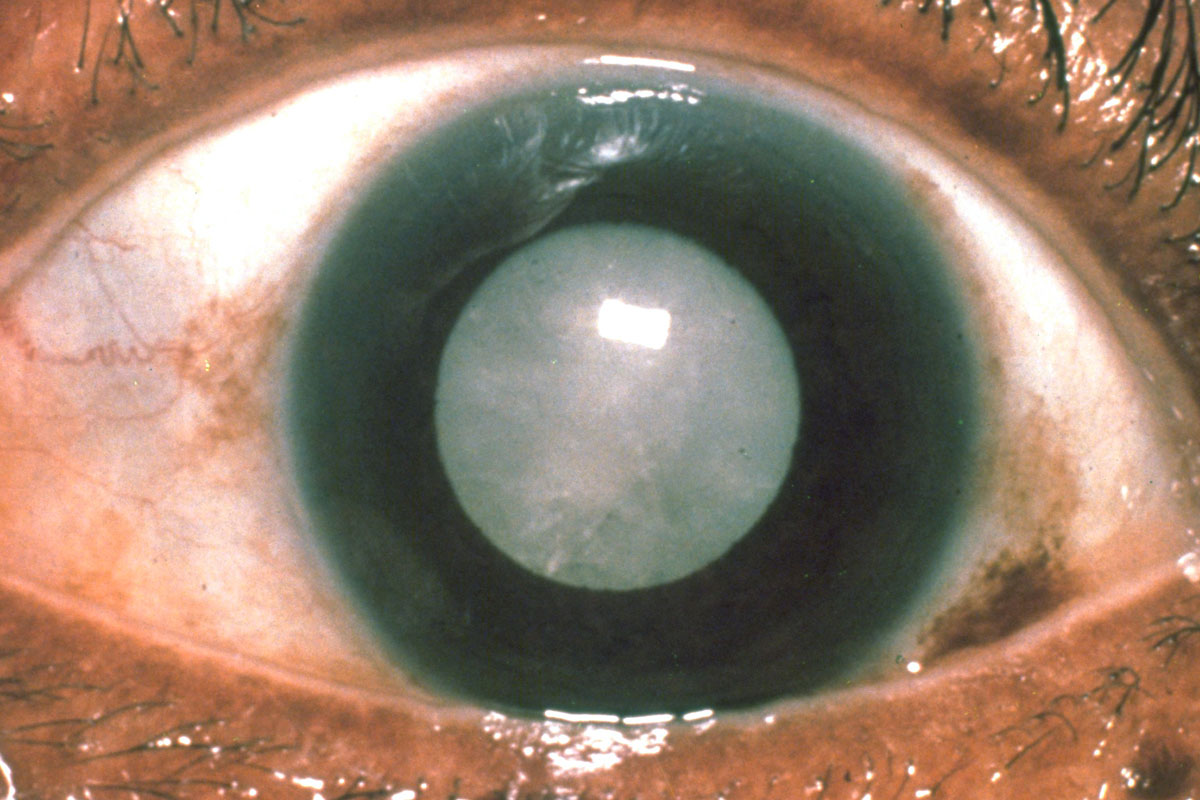
#> input picture dataset/cataract/image_246.png, 1200 x 800 px
$ python -i preprocessing.py   (imports and definitions only)
#> lines starting #> are read from the running program, lines starting #| are printed output that depends on the picture
import cv2
import numpy as np


# ---------- LOAD HAAR CASCADE ----------
eye_cascade = cv2.CascadeClassifier(
    cv2.data.haarcascades + "haarcascade_eye.xml"
)


def preprocess_image(image_path):

#> called with image_path = '../dataset/cataract/image_246.png'
    img = cv2.imread(image_path)
#> img is the input picture: shape (800, 1200, 3); mean B, G, R 106.1, 124.4, 149

    if img is None:
        raise ValueError("Image could not be loaded")

    img = cv2.resize(img, (224,224))
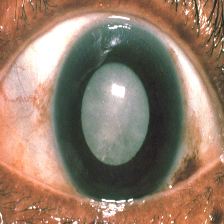
#> img: shape (224, 224, 3); mean B, G, R 106, 124.4, 149

    gray = cv2.cvtColor(img, cv2.COLOR_BGR2GRAY)
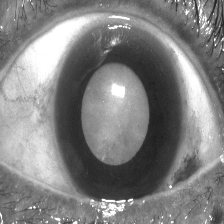
#> gray: shape (224, 224); min 29, max 255, mean 129.6

    gray = cv2.GaussianBlur(gray, (5,5), 0)
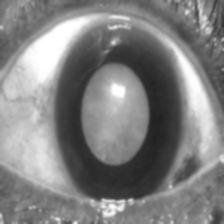
#> gray: shape (224, 224); min 33, max 255, mean 129.6

    return img, gray


# [48 lines left out: function is_eye_image, not called in this run]

>>> result = preprocess_image('../dataset/cataract/image_246.png')

$ run again, on dataset/cataract/image_247.png
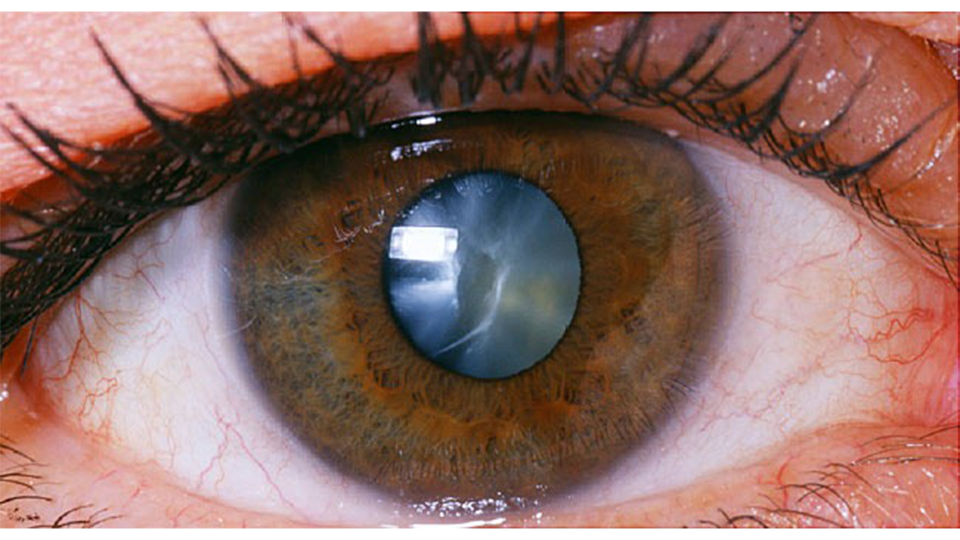
#> input picture dataset/cataract/image_247.png, 1920 x 1080 px (shown at 1/2 size)
#> in preprocess_image, img is the input picture: shape (1080, 1920, 3); mean B, G, R 102.4, 109.2, 142.9
#> in preprocess_image, `img = cv2.resize(img, (224,224))`:
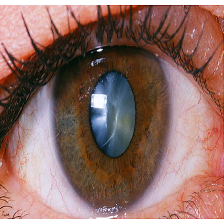
#> img: shape (224, 224, 3); mean B, G, R 102.6, 109.4, 143
#> in preprocess_image, `gray = cv2.GaussianBlur(gray, (5,5), 0)`:
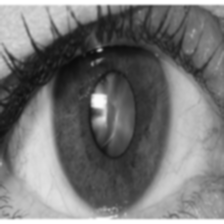
#> gray: shape (224, 224); min 11, max 255, mean 118.7

$ run again, on dataset/cataract/image_248.png
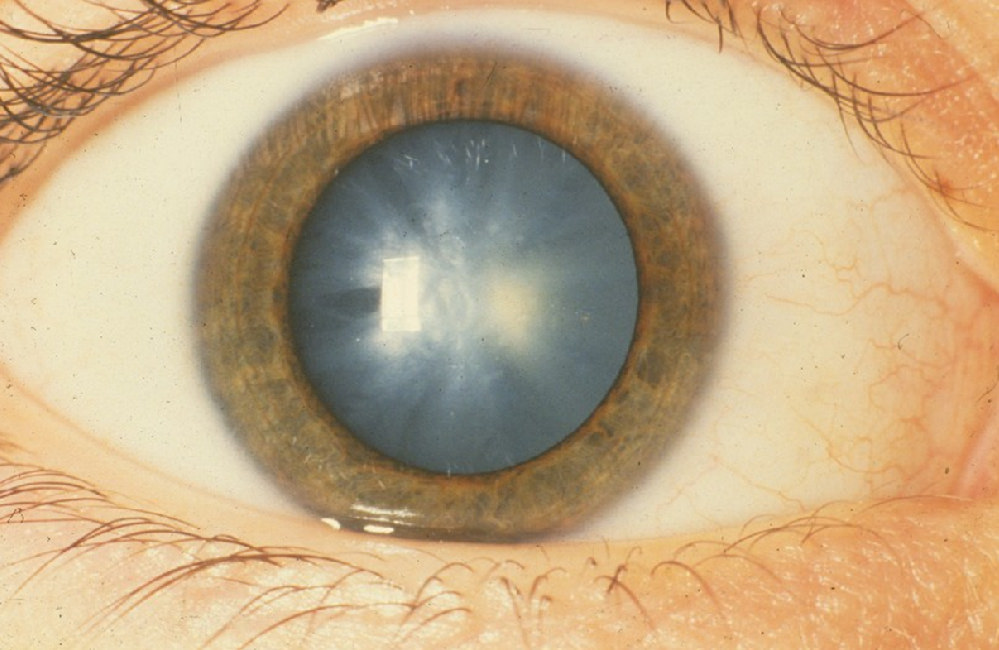
#> input picture dataset/cataract/image_248.png, 999 x 650 px
#> in preprocess_image, img is the input picture: shape (650, 999, 3); mean B, G, R 130.9, 167.9, 194.2
#> in preprocess_image, `img = cv2.resize(img, (224,224))`:
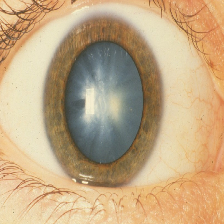
#> img: shape (224, 224, 3); mean B, G, R 130.8, 167.8, 194.1
#> in preprocess_image, `gray = cv2.GaussianBlur(gray, (5,5), 0)`:
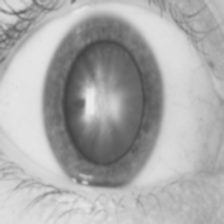
#> gray: shape (224, 224); min 67, max 235, mean 171.5

$ run again, on dataset/cataract/image_249.png
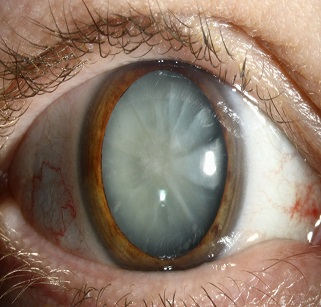
#> input picture dataset/cataract/image_249.png, 321 x 307 px
#> in preprocess_image, img is the input picture: shape (307, 321, 3); mean B, G, R 105, 120.7, 141.6
#> in preprocess_image, `img = cv2.resize(img, (224,224))`:
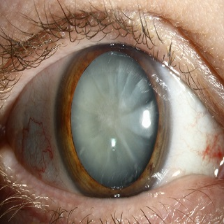
#> img: shape (224, 224, 3); mean B, G, R 104.9, 120.6, 141.5
#> in preprocess_image, `gray = cv2.GaussianBlur(gray, (5,5), 0)`:
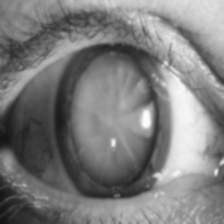
#> gray: shape (224, 224); min 20, max 252, mean 125
